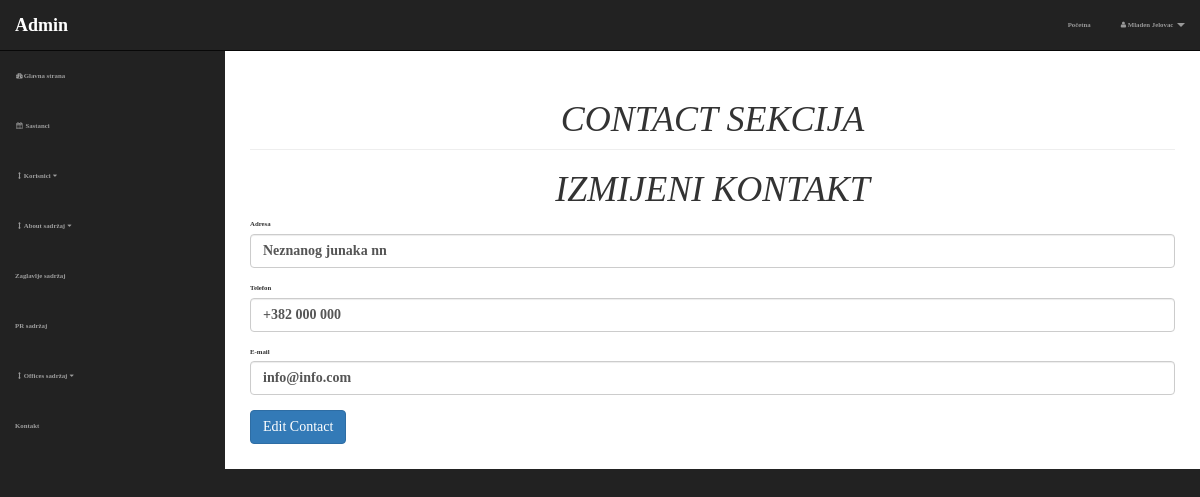
The page /admin/contact.php?option=edit&contact_id=1 (signed in) on the database as committed earlier.
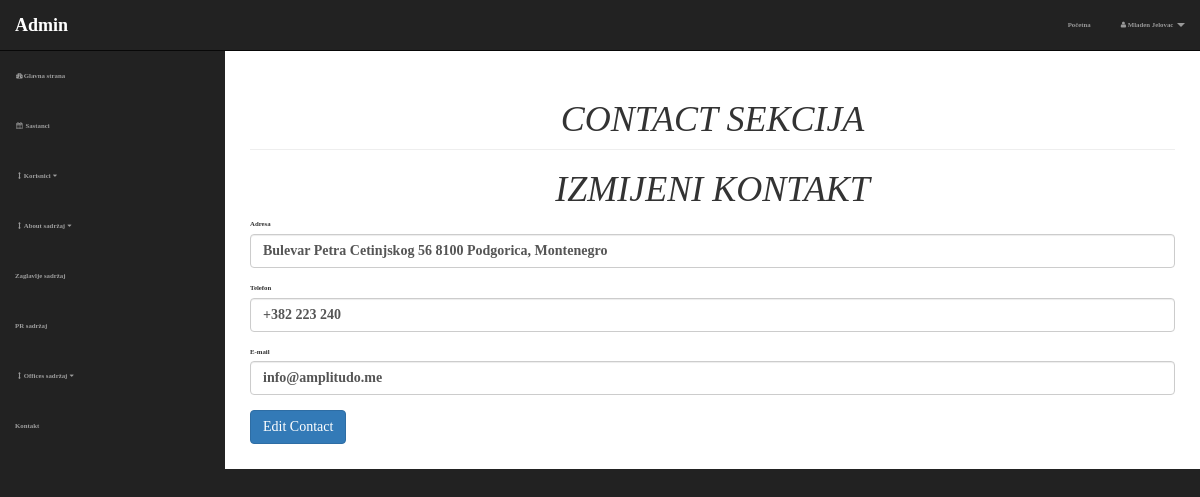
The same page on the database as committed later.
### tables this page shows
CREATE TABLE `contact` (
  `contact_id` int(3) NOT NULL,
  `contact_address` varchar(255) NOT NULL,
  `contact_phone` varchar(255) NOT NULL,
  `contact_email` varchar(255) NOT NULL
);

### admin/includes/edit-contact.php (the view, shortened to what this page needs)
 <?php
     if(isset($_GET['contact_id'])){
        $get_contact_id = $_GET['contact_id'];
     }
     $query = "SELECT * FROM contact WHERE contact_id = $get_contact_id";
     $select = mysqli_query($connection, $query);
    while($row = mysqli_fetch_assoc($select)){
        $contact_address = $row['contact_address'];
        $contact_phone = $row['contact_phone'];
        $contact_email = $row['contact_email'];
   }
 ?>
   <form action="" method="post">
   <h1 class="text-center">IZMIJENI KONTAKT</h1>
    <div class="form-group">
        <label for="contact_address">Adresa</label>
        <input value="<?php echo $contact_address; ?>" type="text" name="contact_address" class="form-control">
    </div>
    <div class="form-group">
        <label for="contact_phone">Telefon</label>
        <input value="<?php echo $contact_phone; ?>" type="text" name="contact_phone" class="form-control">
    </div>
    <div class="form-group">
        <label for="contact_email">E-mail</label>
        <input value="<?php echo $contact_email; ?>" type="text" name="contact_email" class="form-control">
    </div>
    <div class="form-group">
        <input type="submit"  name="edit_contact" value="Edit Contact" class="btn btn-primary">
    </div>
</form>

Rows that differ between the two databases and show on the page:
changed contact: contact_address "Neznanog junaka nn" → "Bulevar Petra Cetinjskog 56 8100 Podgorica, Montenegro"; contact_phone "+382 000 000" → "+382 223 240"; contact_email "info@info.com" → "info@amplitudo.me"
